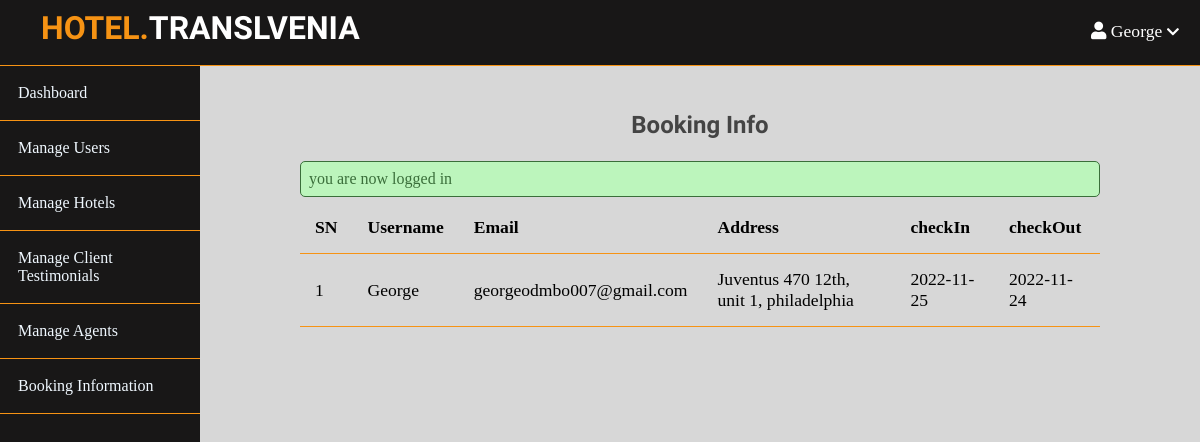
/Admin/booking/index.php (signed in), run on the app's committed database.
### tables this page shows
CREATE TABLE `bookinginfo` (
  `id` int(11) NOT NULL,
  `username` text NOT NULL,
  `secondName` text NOT NULL,
  `email` text NOT NULL,
  `phone` text NOT NULL,
  `checkIn` text NOT NULL,
  `checkOut` text NOT NULL,
  `address` text NOT NULL
);

### app/controllers/booking.php (called while the page is built, shortened)
<?php
   include(ROOT_PATH.'/app/database/db.php');
   $table ='bookinginfo';
   $bookingInfo=selectAll($table);
?>

### app/database/db.php (called while the page is built, shortened)
<?php
require("connect.php");
function selectAll($table,$conditions = [])
{
	global $conn;
	$sql = "SELECT * FROM $table ";
	if(empty($conditions))
	{
		$stmt= $conn->prepare($sql);
		$stmt ->execute();
		$records = $stmt->get_result()->fetch_all(MYSQLI_ASSOC);
		return $records;
	}
}
?>

### Admin/booking/index.php (the view, shortened to what this page needs)
<?php
include(ROOT_PATH."/app/controllers/booking.php");
?>
<!DOCTYPE html>
<html lang="en">
<head>
    <link rel="stylesheet" href="https://use.fontawesome.com/releases/v5.0.7/css/all.css" />
    <link rel="stylesheet" href="../../assets/css/header.css" />
    <link rel="stylesheet" href="../../assets/css/admin.css" />
</head>
<body>
   <?php include(ROOT_PATH."/app/includes/adminHeader.php")  ?>
    <div class="admin-wrapper">
        <?php include(ROOT_PATH."/app/includes/adminSidebar.php")   ?>
        <div class="admin-content">
            <div class="content">
                <h2 class="page-title">Booking Info</h2>
                      <?php include(ROOT_PATH."/app/includes/messages.php"); ?>
                <div class="table-responsive">
                    <table>
                        <thead>
                            <tr>
                                <th>SN</th>
                                <th>Username</th>
                                <th>Email</th>
                                <th>Address</th>
                                <th>checkIn</th>
                                <th>checkOut</th>
                            </tr>
                        </thead>
                        <tbody>
                        <?php foreach($bookingInfo as $key =>$booking): ?>
                            <tr>
                                <td><?php echo $key+1 ?> </td>
                                <td><?php echo $booking['username']?> </td>
                                <td><?php echo $booking['email']?> </td>
                                 <td><?php echo $booking['address']?> </td>
                                  <td><?php echo $booking['checkIn']?> </td>
                                   <td><?php echo $booking['checkOut']?> </td>
                            </tr>
                         <?php endforeach; ?>
                        </tbody>
                    </table>
                </div>
            </div>
        </div>
    </div>
</body>
</html>

### assets/css/header.css (style rules this page uses)
* { box-sizing: border-box; }
html, body { height: 100%; padding: 0px; margin: 0px; background: #f1ebeb; font-family: "lora", serif; }
h1, h2, h3, h4, h5, h6 { font-family: 'candal', serif; color: #444; margin: 5px; }

### assets/css/admin.css (style rules this page uses)
.admin-wrapper { display: flex; height: calc(100% - 66px); }
.admin-wrapper .admin-content { flex: 8; height: 100%; background: #d7d7d7; padding: 40px 100px 100px; overflow-x: scroll; }
.admin-content .page-title { text-align: center; margin-bottom: 1.4rem; }
table { width: 100%; border-collapse: collapse; font-size: 1.1rem; }
.table-responsive { overflow-x:auto; display:block; width:100%; }
th, td { padding: 15px; text-align: left; border-bottom: 1px solid #f69314; }

### data on the page
bookinginfo: username "George", email "georgeodmbo007@gmail.com", address "Juventus 470 12th, unit 1, philadelphia", checkIn "2022-11-25", checkOut "2022-11-24"

### other printed values
$_SESSION['username'] "George"
$_SESSION['message'] "you are now logged in"
